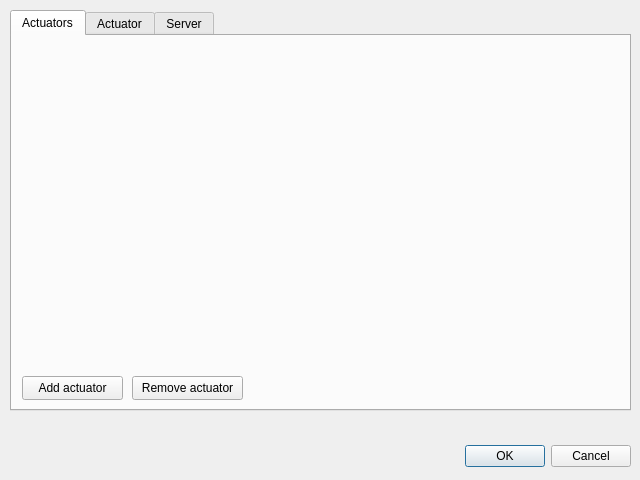
<?xml version="1.0" encoding="UTF-8"?>
<ui version="4.0">
 <class>DialogConfigureActuators</class>
 <widget class="QDialog" name="DialogConfigureActuators">
  <property name="geometry">
   <rect>
    <x>0</x>
    <y>0</y>
    <width>640</width>
    <height>480</height>
   </rect>
  </property>
  <property name="windowTitle">
   <string>Configure actuators</string>
  </property>
  <widget class="QDialogButtonBox" name="buttonBox">
   <property name="geometry">
    <rect>
     <x>10</x>
     <y>440</y>
     <width>621</width>
     <height>32</height>
    </rect>
   </property>
   <property name="orientation">
    <enum>Qt::Orientation::Horizontal</enum>
   </property>
   <property name="standardButtons">
    <set>QDialogButtonBox::StandardButton::Cancel|QDialogButtonBox::StandardButton::Ok</set>
   </property>
  </widget>
  <widget class="QWidget" name="gridLayoutWidget">
   <property name="geometry">
    <rect>
     <x>10</x>
     <y>10</y>
     <width>621</width>
     <height>421</height>
    </rect>
   </property>
   <layout class="QGridLayout" name="gridLayout">
    <item row="0" column="0">
     <widget class="QTabWidget" name="tabWidget">
      <property name="currentIndex">
       <number>0</number>
      </property>
      <widget class="QWidget" name="tab_actuator_list">
       <attribute name="title">
        <string>Actuators</string>
       </attribute>
       <widget class="QPushButton" name="pushButton_add_actuator">
        <property name="geometry">
         <rect>
          <x>10</x>
          <y>340</y>
          <width>101</width>
          <height>24</height>
         </rect>
        </property>
        <property name="text">
         <string>Add actuator</string>
        </property>
       </widget>
       <widget class="QPushButton" name="pushButton_remove_actuator">
        <property name="geometry">
         <rect>
          <x>120</x>
          <y>340</y>
          <width>111</width>
          <height>24</height>
         </rect>
        </property>
        <property name="text">
         <string>Remove actuator</string>
        </property>
       </widget>
       <widget class="QWidget" name="verticalLayoutWidget">
        <property name="geometry">
         <rect>
          <x>0</x>
          <y>10</y>
          <width>611</width>
          <height>321</height>
         </rect>
        </property>
        <layout class="QVBoxLayout" name="verticalLayout_actuators"/>
       </widget>
      </widget>
      <widget class="QWidget" name="tab_actuator">
       <property name="toolTip">
        <string>Actuator configuration options</string>
       </property>
       <attribute name="title">
        <string>Actuator</string>
       </attribute>
       <widget class="QWidget" name="gridLayoutWidget_4">
        <property name="geometry">
         <rect>
          <x>0</x>
          <y>10</y>
          <width>611</width>
          <height>351</height>
         </rect>
        </property>
        <layout class="QGridLayout" name="gridLayout_4">
         <item row="0" column="1">
          <widget class="QLineEdit" name="lineEdit_actuator_timeout">
           <property name="toolTip">
            <string>Actuator timeout in seconds</string>
           </property>
          </widget>
         </item>
         <item row="1" column="0">
          <spacer name="verticalSpacer">
           <property name="orientation">
            <enum>Qt::Orientation::Vertical</enum>
           </property>
           <property name="sizeHint" stdset="0">
            <size>
             <width>20</width>
             <height>40</height>
            </size>
           </property>
          </spacer>
         </item>
         <item row="0" column="0">
          <widget class="QLabel" name="label_5">
           <property name="toolTip">
            <string>Actuator timeout in seconds</string>
           </property>
           <property name="text">
            <string>Actuator timeout (s)</string>
           </property>
          </widget>
         </item>
         <item row="0" column="2">
          <spacer name="horizontalSpacer_2">
           <property name="orientation">
            <enum>Qt::Orientation::Horizontal</enum>
           </property>
           <property name="sizeHint" stdset="0">
            <size>
             <width>40</width>
             <height>20</height>
            </size>
           </property>
          </spacer>
         </item>
        </layout>
       </widget>
      </widget>
      <widget class="QWidget" name="tab_server">
       <attribute name="title">
        <string>Server</string>
       </attribute>
       <widget class="QGroupBox" name="groupBox">
        <property name="geometry">
         <rect>
          <x>0</x>
          <y>10</y>
          <width>601</width>
          <height>80</height>
         </rect>
        </property>
        <property name="title">
         <string>Server</string>
        </property>
        <widget class="QWidget" name="gridLayoutWidget_2">
         <property name="geometry">
          <rect>
           <x>9</x>
           <y>10</y>
           <width>591</width>
           <height>71</height>
          </rect>
         </property>
         <layout class="QGridLayout" name="gridLayout_2">
          <item row="1" column="0">
           <widget class="QLabel" name="label_2">
            <property name="text">
             <string>Port</string>
            </property>
           </widget>
          </item>
          <item row="1" column="1">
           <widget class="QLineEdit" name="lineEdit_server_port"/>
          </item>
          <item row="0" column="0">
           <widget class="QLabel" name="label">
            <property name="sizePolicy">
             <sizepolicy hsizetype="Minimum" vsizetype="Preferred">
              <horstretch>0</horstretch>
              <verstretch>0</verstretch>
             </sizepolicy>
            </property>
            <property name="minimumSize">
             <size>
              <width>100</width>
              <height>0</height>
             </size>
            </property>
            <property name="text">
             <string>IP</string>
            </property>
           </widget>
          </item>
          <item row="0" column="1">
           <widget class="QLineEdit" name="lineEdit_server_ip"/>
          </item>
          <item row="0" column="2">
           <spacer name="horizontalSpacer">
            <property name="orientation">
             <enum>Qt::Orientation::Horizontal</enum>
            </property>
            <property name="sizeHint" stdset="0">
             <size>
              <width>40</width>
              <height>20</height>
             </size>
            </property>
           </spacer>
          </item>
         </layout>
        </widget>
       </widget>
       <widget class="QGroupBox" name="groupBox_2">
        <property name="geometry">
         <rect>
          <x>0</x>
          <y>100</y>
          <width>601</width>
          <height>80</height>
         </rect>
        </property>
        <property name="title">
         <string>SSL</string>
        </property>
        <widget class="QWidget" name="gridLayoutWidget_3">
         <property name="geometry">
          <rect>
           <x>10</x>
           <y>10</y>
           <width>581</width>
           <height>71</height>
          </rect>
         </property>
         <layout class="QGridLayout" name="gridLayout_3">
          <item row="1" column="0">
           <widget class="QLabel" name="label_4">
            <property name="text">
             <string>Certificate</string>
            </property>
           </widget>
          </item>
          <item row="0" column="1">
           <widget class="QLabel" name="label_key_file">
            <property name="text">
             <string/>
            </property>
           </widget>
          </item>
          <item row="1" column="1">
           <widget class="QLabel" name="label_cert_file">
            <property name="text">
             <string/>
            </property>
           </widget>
          </item>
          <item row="0" column="0">
           <widget class="QLabel" name="label_3">
            <property name="sizePolicy">
             <sizepolicy hsizetype="Maximum" vsizetype="Minimum">
              <horstretch>0</horstretch>
              <verstretch>0</verstretch>
             </sizepolicy>
            </property>
            <property name="minimumSize">
             <size>
              <width>100</width>
              <height>0</height>
             </size>
            </property>
            <property name="text">
             <string>Key</string>
            </property>
           </widget>
          </item>
          <item row="0" column="2">
           <widget class="QPushButton" name="pushButton_key_file">
            <property name="sizePolicy">
             <sizepolicy hsizetype="Minimum" vsizetype="Fixed">
              <horstretch>0</horstretch>
              <verstretch>0</verstretch>
             </sizepolicy>
            </property>
            <property name="text">
             <string>Select key file</string>
            </property>
           </widget>
          </item>
          <item row="1" column="2">
           <widget class="QPushButton" name="pushButton_cert_file">
            <property name="sizePolicy">
             <sizepolicy hsizetype="Maximum" vsizetype="Fixed">
              <horstretch>0</horstretch>
              <verstretch>0</verstretch>
             </sizepolicy>
            </property>
            <property name="text">
             <string>Select certificate file</string>
            </property>
           </widget>
          </item>
         </layout>
        </widget>
       </widget>
       <widget class="QGroupBox" name="groupBox_3">
        <property name="geometry">
         <rect>
          <x>0</x>
          <y>190</y>
          <width>601</width>
          <height>171</height>
         </rect>
        </property>
        <property name="title">
         <string>Test Server</string>
        </property>
        <widget class="QPlainTextEdit" name="plainTextEdit_test_server_log">
         <property name="geometry">
          <rect>
           <x>10</x>
           <y>70</y>
           <width>581</width>
           <height>81</height>
          </rect>
         </property>
        </widget>
        <widget class="QPushButton" name="pushButton_start_server">
         <property name="geometry">
          <rect>
           <x>10</x>
           <y>40</y>
           <width>281</width>
           <height>24</height>
          </rect>
         </property>
         <property name="text">
          <string>Start actuator server</string>
         </property>
        </widget>
        <widget class="QPushButton" name="pushButton_stop_server">
         <property name="geometry">
          <rect>
           <x>300</x>
           <y>40</y>
           <width>291</width>
           <height>24</height>
          </rect>
         </property>
         <property name="text">
          <string>Stop actuator server</string>
         </property>
        </widget>
       </widget>
      </widget>
     </widget>
    </item>
    <item row="1" column="0">
     <widget class="QLabel" name="label_status">
      <property name="text">
       <string/>
      </property>
     </widget>
    </item>
   </layout>
  </widget>
 </widget>
 <resources/>
 <connections>
  <connection>
   <sender>buttonBox</sender>
   <signal>accepted()</signal>
   <receiver>DialogConfigureActuators</receiver>
   <slot>accept()</slot>
   <hints>
    <hint type="sourcelabel">
     <x>248</x>
     <y>254</y>
    </hint>
    <hint type="destinationlabel">
     <x>157</x>
     <y>274</y>
    </hint>
   </hints>
  </connection>
  <connection>
   <sender>buttonBox</sender>
   <signal>rejected()</signal>
   <receiver>DialogConfigureActuators</receiver>
   <slot>reject()</slot>
   <hints>
    <hint type="sourcelabel">
     <x>316</x>
     <y>260</y>
    </hint>
    <hint type="destinationlabel">
     <x>286</x>
     <y>274</y>
    </hint>
   </hints>
  </connection>
 </connections>
</ui>
